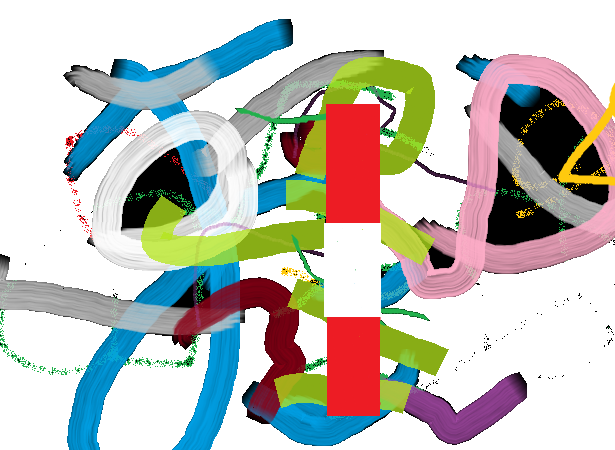
#> input picture vision/resources/pylon.png, 615 x 450 px, found by its file name
$ python shapeDetection.py
#> lines starting #> are read from the running program, lines starting #| are printed output that depends on the picture; after the words box and inside, x2 and y2 are one past the last pixel; in counts of white or black regions, pixels touching at a corner belong together
import cv2
import numpy as np

img = cv2.imread('IARC-2020/vision/ShapeDetection/resources/pylon.png')
#> img is the input picture: shape (450, 615, 3); mean B, G, R 186.6, 191.8, 192.9
gray = cv2.cvtColor(img,cv2.COLOR_BGR2GRAY)
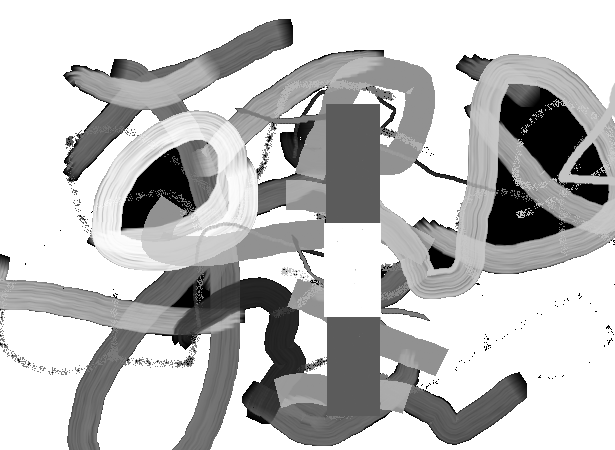
#> gray: shape (450, 615); min 0, max 255, mean 191.5
gray = np.float32(gray)

corners = cv2.goodFeaturesToTrack(gray, 100, 0.01, 10)
#> corners = 100 rows, first 8: [488, 339], [608, 326], [178, 343], [539, 377], [519, 372], [383, 50], [290, 19], [114, 59]
corners = np.int0(corners)

for corner in corners:
    x,y = corner.ravel()
    cv2.circle(img,(x,y),3,255,-1)
#> this loop made 100 passes
#> (x, y) on passes 1 to 12: (488, 339), (608, 326), (178, 343), (539, 377), (519, 372), (383, 50), (290, 19), (114, 59), (423, 217), (63, 75), (106, 103), (275, 128)
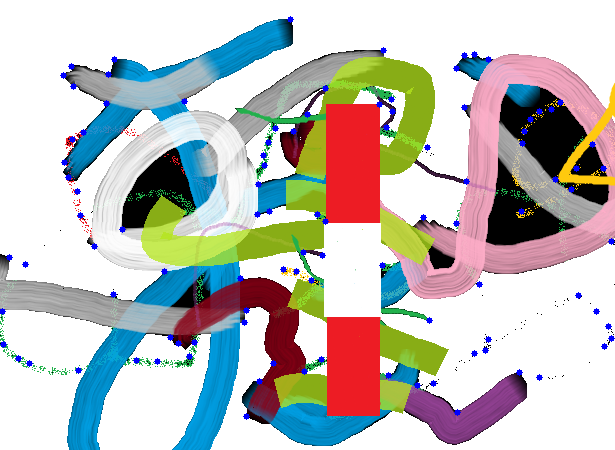
#> img: shape (450, 615, 3); 1.05% of pixels changed, all inside (x1, y1, x2, y2) = (0, 16, 615, 420)

cv2.imshow('Corner',img)
cv2.waitKey(0)
cv2.destroyAllWindows()

$ run again, with vision/resources/bshapes.png copied over vision/resources/pylon.png
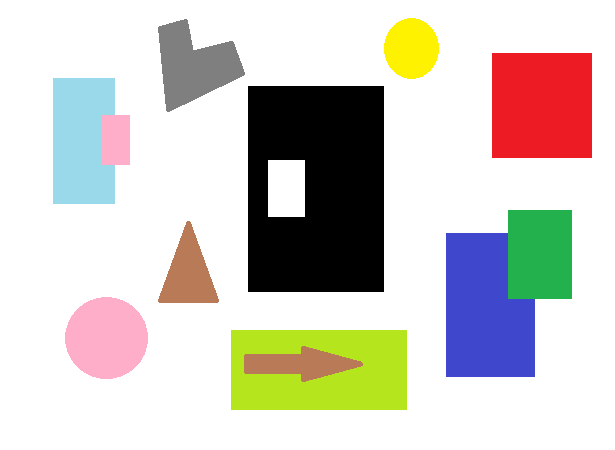
#> input picture vision/resources/bshapes.png, 615 x 450 px, found by its file name
#> img is the input picture: shape (450, 615, 3); mean B, G, R 198, 204.9, 209
#> `gray = cv2.cvtColor(img,cv2.COLOR_BGR2GRAY)`:
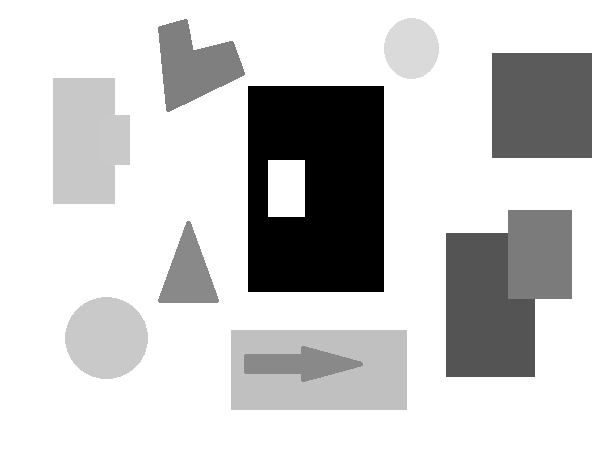
#> gray: shape (450, 615); min 0, max 255, mean 205.3
#> corners = 75 rows, first 8: [383, 291], [248, 291], [304, 216], [268, 216], [304, 160], [268, 160], [383, 86], [248, 86]
#> the loop `for corner in corners:` made 75 passes
#> after the loop `for corner in corners:`:
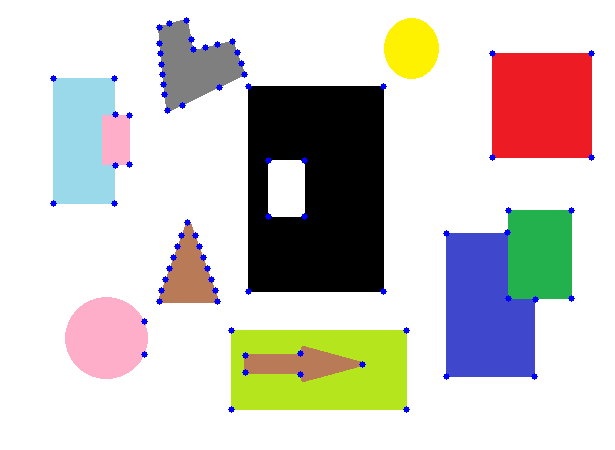
#> img: shape (450, 615, 3); 0.79% of pixels changed, all inside (x1, y1, x2, y2) = (50, 17, 595, 413)
